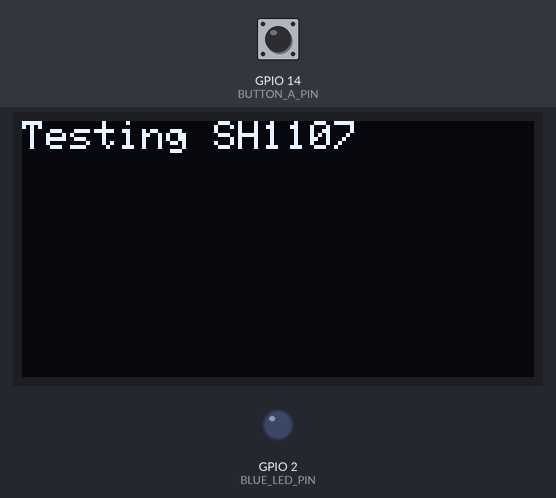
A sketch run on a simulated ESP32. Shown: 128×64 one-colour display, output pins drawn as LEDs (lit = HIGH). The test bench sets the inputs (shaded band); at power-on: GPIO 14 (BUTTON_A_PIN) HIGH.

Above: at 1.2 s.
1.3 s: GPIO 14 (BUTTON_A_PIN) pulled LOW for 0.15 s
At 1.38 s:
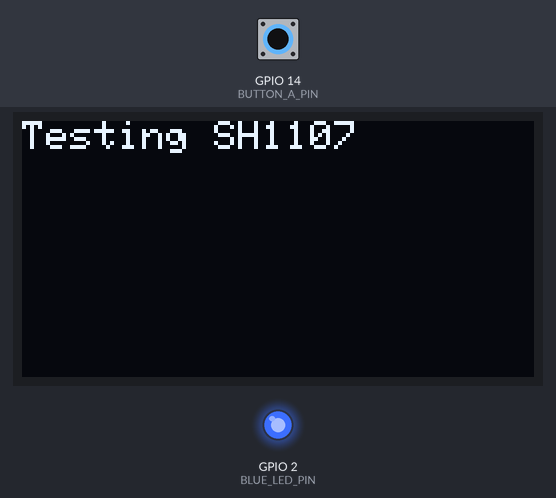
2.9 s: GPIO 14 (BUTTON_A_PIN) pulled LOW for 3.2 s
At 7.5 s:
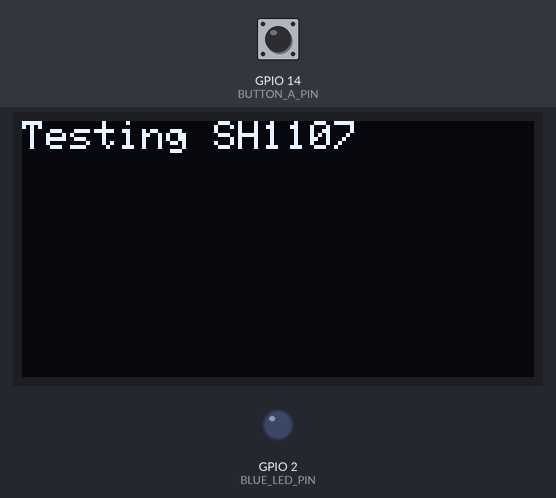
Timing chart, 0 to 9.0 s (numbered marks = the images above; inputs shaded):
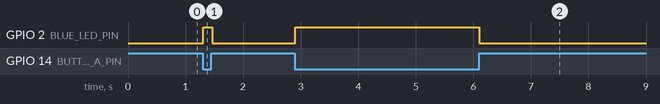

The sketch:

OLED-Format.ino
```cpp
#include <Wire.h>
#include <Adafruit_GFX.h>
#include <Adafruit_SH110X.h>

#define SCREEN_WIDTH 128
#define SCREEN_HEIGHT 64

// OLED display object
Adafruit_SH1107 display(SCREEN_HEIGHT, SCREEN_WIDTH, &Wire, -1);

// GPIO for the blue LED
#define BLUE_LED_PIN 2

// GPIO for Button A (connected to SH1107 button pin)
#define BUTTON_A_PIN 14 // Replace with the actual GPIO pin connected to Button A

void setup() {
  Serial.begin(115200);
  Wire.begin(21, 22);

  // Initialize the OLED
  if (!display.begin(0x3C, true)) {
    Serial.println("Failed to initialize OLED");
    while (1);
  }

  display.setRotation(1);
  display.clearDisplay();
  display.setTextColor(SH110X_WHITE);
  display.setTextSize(1);
  display.setCursor(0, 0);
  display.println("Testing SH1107");
  display.display();

  // Initialize the blue LED
  pinMode(BLUE_LED_PIN, OUTPUT);
  digitalWrite(BLUE_LED_PIN, LOW); // Ensure LED is off at startup

  // Initialize Button A
  pinMode(BUTTON_A_PIN, INPUT_PULLUP); // Use internal pull-up resistor
}

void loop() {
  // Read the state of Button A
  int buttonState = digitalRead(BUTTON_A_PIN);

  if (buttonState == LOW) { // Button is pressed (active LOW)
    digitalWrite(BLUE_LED_PIN, HIGH); // Turn on the blue LED
  } else {
    digitalWrite(BLUE_LED_PIN, LOW);  // Turn off the blue LED
  }

  delay(10); // Small delay to debounce the button
}
```

Measured:
- after the input at 1.3 s, GPIO 2 (BLUE_LED_PIN): LOW → HIGH at once, → LOW 0.15 s later
- after the input at 2.9 s, GPIO 2 (BLUE_LED_PIN): LOW → HIGH at once, → LOW 3.2 s later
